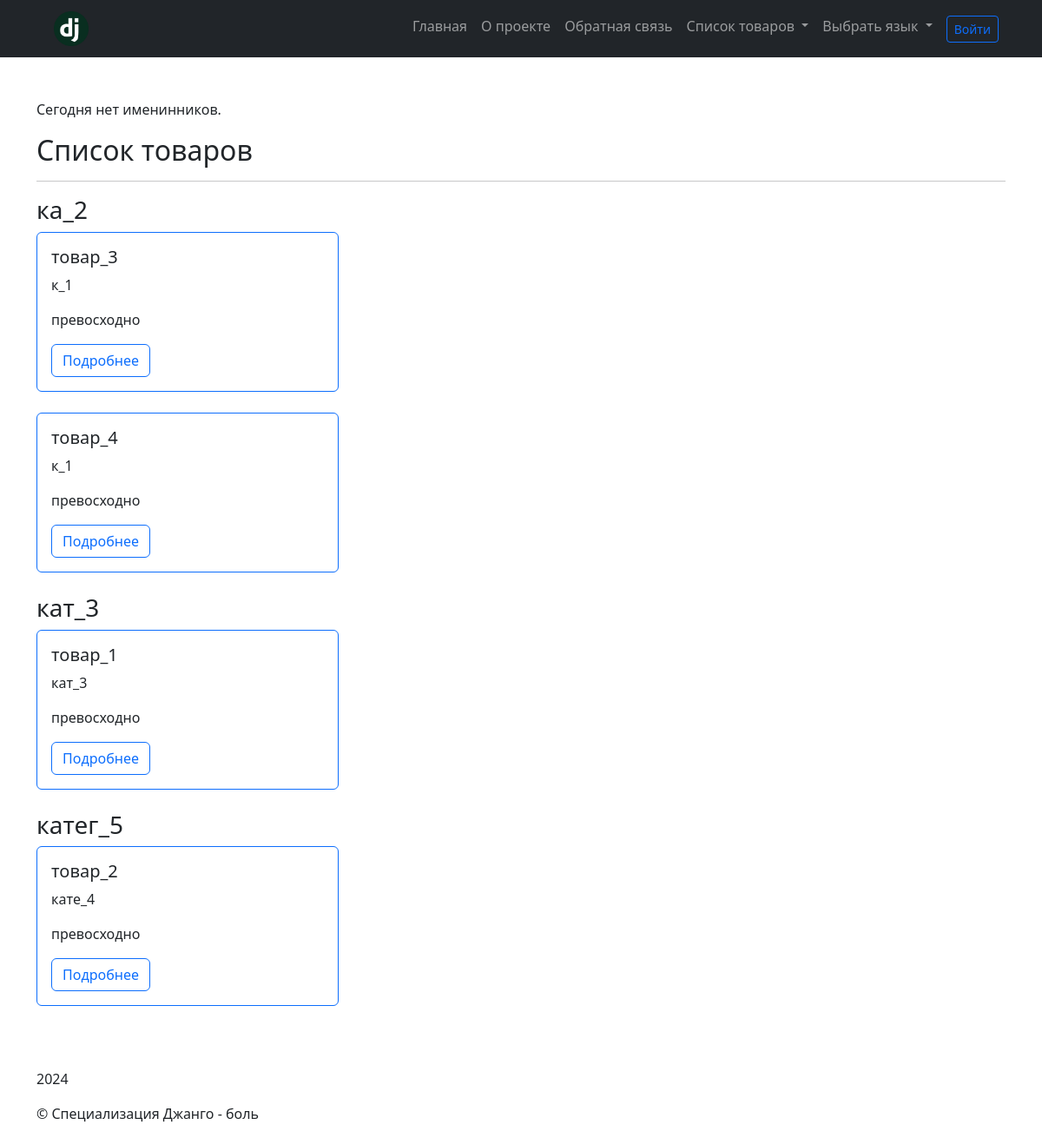
Page /catalog/ on the committed database.
### catalog/models.py (models this page shows)
class Item(core.models.TimeStampedModel):
    objects = catalog.managers.ItemManager()
    created = django.db.models.DateTimeField(
        translation.gettext_lazy("дата создания"),
        auto_now_add=True,
        null=True,
    )
    updated = django.db.models.DateTimeField(
        translation.gettext_lazy("последнее изменение"),
        auto_now=True,
        null=True,
    )
    category = django.db.models.ForeignKey(
        Category,
        on_delete=django.db.models.CASCADE,
        related_name="items",
        related_query_name="item",
        verbose_name=translation.gettext_lazy("категория"),
        help_text=translation.gettext_lazy("Выберите категорию"),
    )
    tags = django.db.models.ManyToManyField(
        Tag,
        related_name="items",
        verbose_name=translation.gettext_lazy("теги"),
        help_text=translation.gettext_lazy("Выберите тэг"),
    )
    text = tinymce.models.HTMLField(
        translation.gettext_lazy("текст"),
        validators=[
            catalog.validators.ValidateMustContain(
                "превосходно",
                "роскошно",
            ),
        ],
        help_text=(
            translation.gettext_lazy(
                "Введите сообщение с содержанием следующих слов: "
                "превосходно/роскошно",
            )
        ),
    )
    is_on_main = django.db.models.BooleanField(
        translation.gettext_lazy("отображать для главной"),
        default=False,
    )
    class Meta:
        ordering = ("name",)
        verbose_name = translation.gettext_lazy("товар")
        verbose_name_plural = translation.gettext_lazy("товары")

class Category(core.models.TimeStampedModel):
    slug = django.db.models.SlugField(
        translation.gettext_lazy("слаг"),
        max_length=200,
        help_text=translation.gettext_lazy(
            "Введите слаг для тэга, максимальная длинна - 200",
        ),
    )
    weight = django.db.models.IntegerField(
        translation.gettext_lazy("вес"),
        default=100,
        validators=[
            django.core.validators.MinValueValidator(1),
            django.core.validators.MaxValueValidator(32767),
        ],
        help_text=translation.gettext_lazy("Введите вес (от 1 до 32767)"),
    )
    class Meta:
        ordering = ("name",)
        verbose_name = translation.gettext_lazy("категория")
        verbose_name_plural = translation.gettext_lazy("категории")

class Tag(core.models.TimeStampedModel):
    slug = django.db.models.SlugField(
        translation.gettext_lazy("слаг"),
        max_length=200,
        help_text=translation.gettext_lazy(
            "Введите слаг для тэга, максимальная длинна - 200",
        ),
    )
    class Meta:
        ordering = ("name",)
        verbose_name = translation.gettext_lazy("тег")
        verbose_name_plural = translation.gettext_lazy("теги")

### catalog/views.py (the view)
# urls.py: django.urls.path("", catalog.views.ItemList.as_view(), name="item-list"),
class ItemList(django.views.generic.ListView):
    template_name = "catalog/item_list.html"
    context_object_name = "items"
    def get_queryset(self):
        return catalog.models.Item.objects.published()

### users/context_processors.py (called while the page is built)
def get_client_ip(request):
    x_forwarded_for = request.META.get("HTTP_X_FORWARDED_FOR")
    if x_forwarded_for:
        return x_forwarded_for.split(",")[0]
    return request.META.get("REMOTE_ADDR")

def birthday_context_processor(request):
    ip = get_client_ip(request)
    if ip == "127.0.0.1":
        user_timezone = settings.TIME_ZONE
    else:
        user_timezone = get_timezone_from_ip(ip)
    user_tz = pytz.timezone(user_timezone)
    current_date = datetime.now(user_tz)
    profiles_with_birthday_today = Profile.objects.filter(
        user__is_active=True,
        birthday__month=current_date.month,
        birthday__day=current_date.day,
    )
    return {"profiles_with_birthday_today": profiles_with_birthday_today}

### templates/catalog/item_list.html (shortened to what this page needs)
<!DOCTYPE html>
{% extends 'base.html' %}
{% load i18n %}
{% block content %}
<h2>{% trans 'Список товаров' %}</h2>
<hr>
{% for item in items %}
  {% ifchanged item.category.name %}
    <h3>{{ item.category.name }}</h3>
  {% endifchanged %}
  <div class="row">
    {% include 'includes/item_card.html' %}
  </div>
{% empty %}
  {% trans "К сожалению, здесь пока ничего нет" %}
{% endfor %}
{% endblock %}

### templates/includes/item_card.html (shortened to what this page needs)
<!DOCTYPE html>
{% load i18n %}
<div class="row">
  <div class="col-md-4 mb-4">
    <div class="card h-100 border border-primary">
      <div class="card-body">
        <h5 class="card-title">{{ item.name }}</h5>
        {% for tag in item.tags.all %}
          {{ tag.name }}
        {% endfor %}
        <p class="card-text">{{ item.text|truncatewords_html:10|safe }}</p>
        <a href="{% url 'catalog:item-detail' pk=item.pk %}" class="btn btn-outline-primary">{% trans 'Подробнее' %}</a>
      </div>
    </div>
  </div>
</div>

### rows in the picture
Item: category.name "ка_2", name "товар_3", text "превосходно"
Tag: name "к_1"
Item: name "товар_4", text "превосходно"
Item: category.name "кат_3", name "товар_1", text "превосходно"
Tag: name "кат_3"
Item: category.name "катег_5", name "товар_2", text "превосходно"
Tag: name "кате_4"
